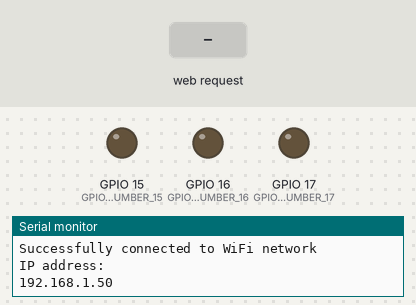
The sketch below on a simulated ESP32. Shown: output pins drawn as LEDs (lit = HIGH), the last lines printed to the serial monitor. The test bench sets the inputs (shaded band). WiFi joins after 1.5 s; servers stay silent unless stated.

Above: at 3.2 s.
3.3 s: HTTP request GET /?LED0=ON received
At 4.5 s:
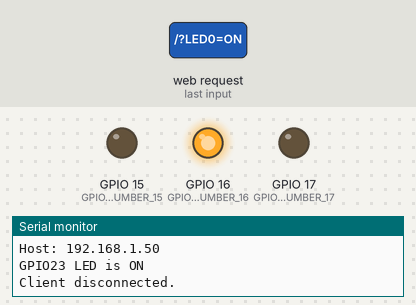
4.8 s: HTTP request GET /?LED1=ON received
At 5.8 s:
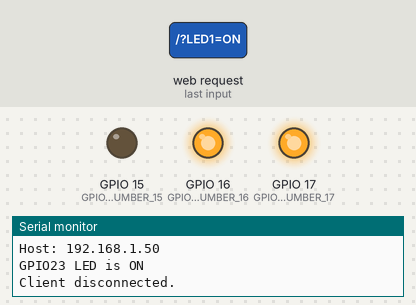
6.3 s: HTTP request GET /?LED0=OFF received
At 6.9 s:
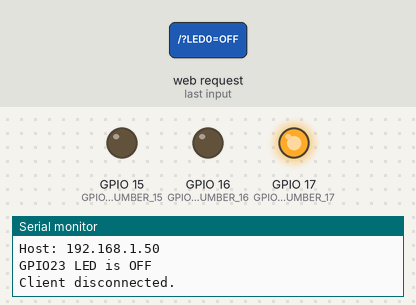
7.8 s: HTTP request GET /?LED2=ON received
At 9.0 s:
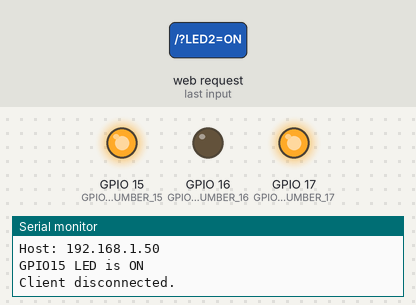
9.3 s: HTTP request GET /?LED1=OFF received
At 10.4 s:
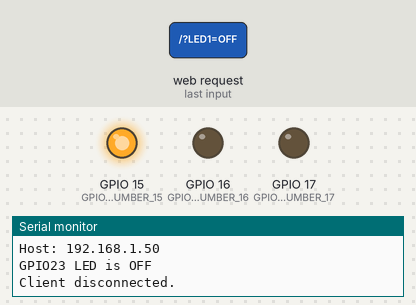
10.8 s: HTTP request GET /?LED2=OFF received
At 11.5 s:
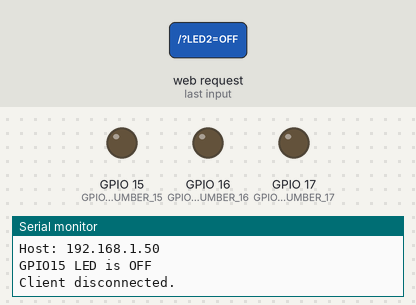
Timing chart, 0 to 13.3 s (numbered marks = the images above; inputs shaded):
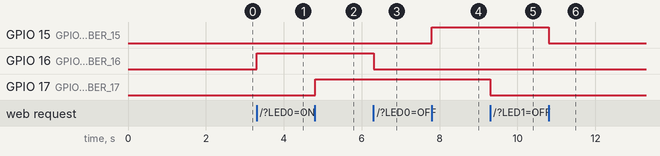

The sketch:

arduino_control.ino
```cpp
#include <WiFi.h>

const char* WIFI_NAME= "Redmi9";
const char* WIFI_PASSWORD = "333333333";
WiFiServer server(80);

String header;

String LED_ONE_STATE = "off";
String LED_TWO_STATE = "off";
String LED_THREE_STATE = "off";


const int GPIO_PIN_NUMBER_16 = 16;
const int GPIO_PIN_NUMBER_17 = 17;
const int GPIO_PIN_NUMBER_15 = 15;


void setup() {
Serial.begin(115200);
pinMode(GPIO_PIN_NUMBER_16, OUTPUT);
pinMode(GPIO_PIN_NUMBER_17, OUTPUT);
pinMode(GPIO_PIN_NUMBER_15, OUTPUT);

digitalWrite(GPIO_PIN_NUMBER_16, LOW);
digitalWrite(GPIO_PIN_NUMBER_17, LOW);
digitalWrite(GPIO_PIN_NUMBER_15, LOW);


Serial.print("Connecting to ");
Serial.println(WIFI_NAME);
WiFi.begin(WIFI_NAME, WIFI_PASSWORD);
while (WiFi.status() != WL_CONNECTED) {
delay(1000);
Serial.print("Trying to connect to Wifi Network");
}
Serial.println("");
Serial.println("Successfully connected to WiFi network");
Serial.println("IP address: ");
Serial.println(WiFi.localIP());
server.begin();
}

void loop(){
WiFiClient client = server.available();
if (client) {
Serial.println("New Client is requesting web page");
String current_data_line = "";
while (client.connected()) {
if (client.available()) {
char new_byte = client.read();
Serial.write(new_byte);
header += new_byte;
if (new_byte == '\n') {

if (current_data_line.length() == 0)
{

client.println("HTTP/1.1 200 OK");
client.println("Content-type:text/html");
client.println("Connection: close");
client.println();

if (header.indexOf("LED0=ON") != -1)
{
Serial.println("GPIO23 LED is ON");
LED_ONE_STATE = "on";
digitalWrite(GPIO_PIN_NUMBER_16, HIGH);
}
if (header.indexOf("LED0=OFF") != -1)
{
Serial.println("GPIO23 LED is OFF");
LED_ONE_STATE = "off";
digitalWrite(GPIO_PIN_NUMBER_16, LOW);
}
if (header.indexOf("LED1=ON") != -1)
{
Serial.println("GPIO23 LED is ON");
LED_TWO_STATE = "on";
digitalWrite(GPIO_PIN_NUMBER_17, HIGH);
}
if (header.indexOf("LED1=OFF") != -1)
{
Serial.println("GPIO23 LED is OFF");
LED_TWO_STATE = "off";
digitalWrite(GPIO_PIN_NUMBER_17, LOW);
}
if (header.indexOf("LED2=ON") != -1)
{
Serial.println("GPIO15 LED is ON");
LED_THREE_STATE = "on";
digitalWrite(GPIO_PIN_NUMBER_15, HIGH);
}
if(header.indexOf("LED2=OFF") != -1) {
Serial.println("GPIO15 LED is OFF");
LED_THREE_STATE = "off";
digitalWrite(GPIO_PIN_NUMBER_15, LOW);
}

client.println("<!DOCTYPE html><html>");
client.println("<head><meta name=\"viewport\" content=\"width=device-width, initial-scale=1\">");
client.println("<link rel=\"icon\" href=\"data:,\">");
client.println("<style>html { font-family: Helvetica; display: inline-block; margin: 0px auto; text-align: center;}");
client.println(".button { background-color: #4CAF50; border: 2px solid #4CAF50;; color: white; padding: 15px 32px; text-align: center; text-decoration: none; display: inline-block; font-size: 16px; margin: 4px 2px; cursor: pointer; }");
client.println("text-decoration: none; font-size: 30px; margin: 2px; cursor: pointer;}");

// Web Page Heading
client.println("</style></head>");
client.println("<body><center><h1>ESP 32 microcontroller orqali svetaforni masofadan boshqarishn (maket)</h1></center>");
client.println("<form><center>");
client.println("<p> birinchi chiroq holati: " + LED_ONE_STATE + "</p>");
// If the PIN_NUMBER_22State is off, it displays the ON button
client.println("<center> <button class=\"button\" name=\"LED0\" value=\"ON\" type=\"submit\">birinchi chiroqni yoqish</button>") ;
client.println("<button class=\"button\" name=\"LED0\" value=\"OFF\" type=\"submit\">birinchi chiroqni o'chirish</button><br><br>");
client.println("<p> ikkinchi chiroq holati: " + LED_TWO_STATE + "</p>");
client.println("<button class=\"button\" name=\"LED1\" value=\"ON\" type=\"submit\">ikkinchi chiroqni yoqish</button>");
client.println("<button class=\"button\" name=\"LED1\" value=\"OFF\" type=\"submit\">ikkinchi chiroqni o'chirish</button> <br><br>");
client.println("<p> uchinchi chiroq holati: " + LED_THREE_STATE + "</p>");
client.println ("<button class=\"button\" name=\"LED2\" value=\"ON\" type=\"submit\">uchinchi chiroqni yoqish</button>");
client.println ("<button class=\"button\" name=\"LED2\" value=\"OFF\" type=\"submit\">uchunchi chiroqni o'chirish</button></center>");
client.println("</center></form></body></html>");
client.println();
break;
}
else
{
current_data_line = "";
}
}
else if (new_byte != '\r')
{
current_data_line += new_byte;
}
}
}
// Clear the header variable
header = "";
// Close the connection
client.stop();
Serial.println("Client disconnected.");
Serial.println("");
}
}
```

Measured:
- after the input at 3.3 s, GPIO 16 (GPIO_PIN_NUMBER_16): LOW → HIGH at once
- after the input at 4.8 s, GPIO 17 (GPIO_PIN_NUMBER_17): LOW → HIGH at once
- after the input at 6.3 s, GPIO 16 (GPIO_PIN_NUMBER_16): HIGH → LOW at once
- after the input at 7.8 s, GPIO 15 (GPIO_PIN_NUMBER_15): LOW → HIGH at once
- after the input at 9.3 s, GPIO 17 (GPIO_PIN_NUMBER_17): HIGH → LOW at once
- after the input at 10.8 s, GPIO 15 (GPIO_PIN_NUMBER_15): HIGH → LOW at once
